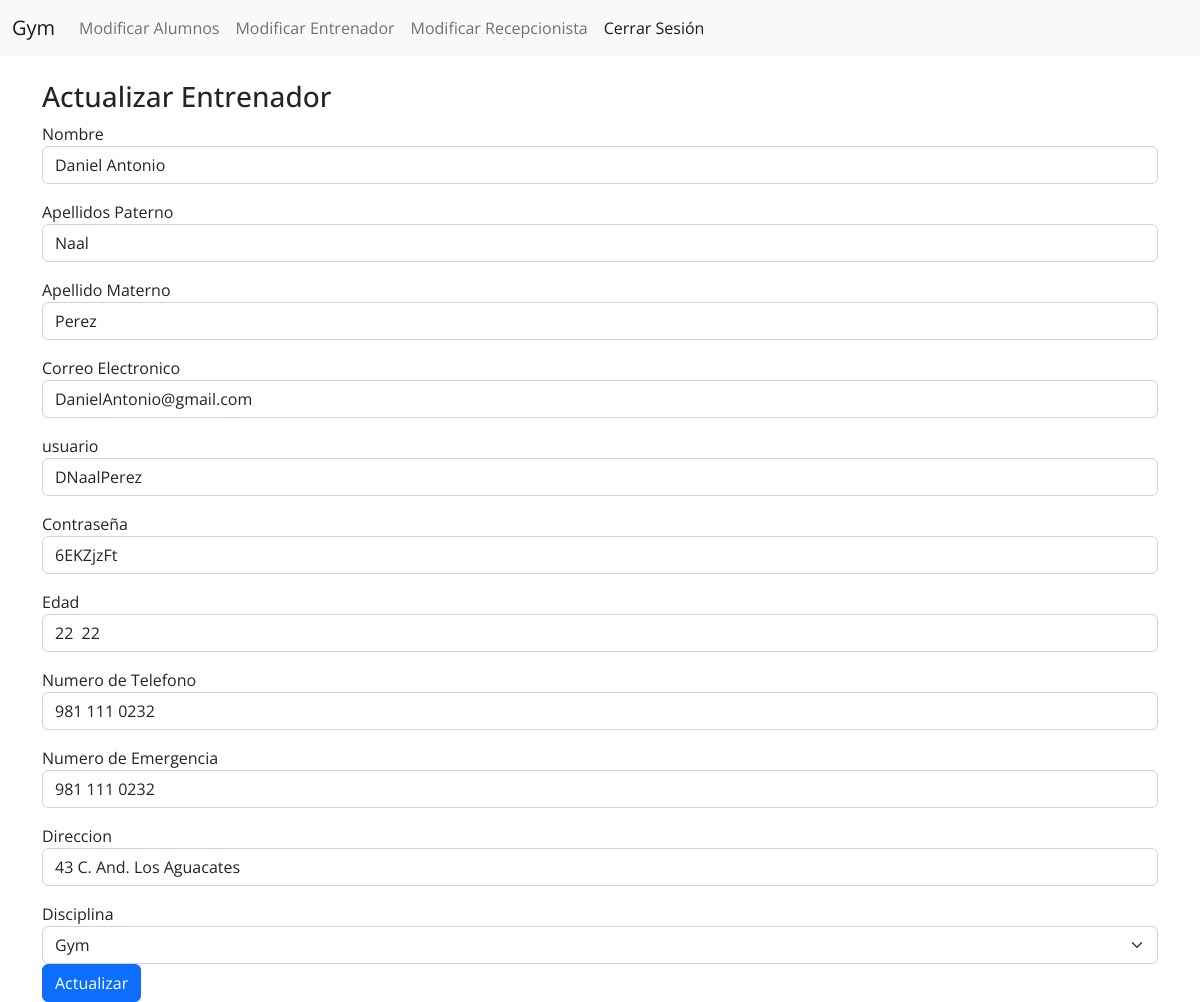
The app's page /php/admin/ModificarUsuarios/ModificarEntrenador/actualizar.php?id=9 with its own data.
### tables this page shows
CREATE TABLE `registroentrenador` (
  `ID_entrenador` int(11) NOT NULL,
  `Nombres` varchar(2551) NOT NULL,
  `ApellidoP` text NOT NULL,
  `ApellidoM` text NOT NULL,
  `CorreoElectronico` varchar(255) NOT NULL,
  `usuario` text NOT NULL,
  `Contrasena` varchar(255) NOT NULL,
  `Edad` text NOT NULL,
  `NumTelefono` varchar(255) NOT NULL,
  `NumEmer` text NOT NULL,
  `Direccion` varchar(255) NOT NULL,
  `Disciplina` varchar(255) NOT NULL
);

### php/admin/ModificarUsuarios/ModificarEntrenador/actualizar.php (the view, shortened to what this page needs)
<?php
function conectar(){
    $host="localhost";
    $user="root";
    $pass="";
    $bd="gymmultidiciplinario";
    $con=mysqli_connect($host,$user,$pass);
    mysqli_select_db($con,$bd);
    return $con;
}
$con=conectar();
$ID_entrenador=$_GET['id'];
$sql="SELECT * FROM registroentrenador WHERE ID_entrenador='$ID_entrenador'";
$query=mysqli_query($con,$sql);
$row=mysqli_fetch_array($query);
?>
<!DOCTYPE html>
<html lang="es">
<head>
  <link rel="stylesheet" href="../../../../css/bootstrap/css/bootstrap.min.css">
  <link rel="stylesheet" href="../../../../css/style.css">
</head>
<body>
  <nav class="navbar navbar-expand-lg bg-light">
    <div class="container-fluid">
      <a class="navbar-brand" href="./FormularioAlumno.php">Gym</a>
      <div class="collapse navbar-collapse" id="navbarNavAltMarkup">
        <div class="navbar-nav">
          <a class="nav-link" href="./verUsuarios/verUsuarios.php">Modificar Alumnos</a>
          <a class="nav-link " href="./RegistrarPagos/FormularioPagos.php">Modificar Entrenador</a>
          <a class="nav-link" href="../RegistrarMaquinas/FormularioMaquinaria.php">Modificar Recepcionista </a>
          <a class="nav-link active" href="../../../login/logout.php">Cerrar Sesión</a>
        </div>
      </div>
    </div>
  </nav>
  <body>
    <div class="container">
          <br>
          <h3>Actualizar Entrenador</h3>
          <form action="update.php" method="POST">
                    <label for="exampleInputEmail1">Nombre</label>
                    <input type="text" class="form-control mb-3" name="Nombres" placeholder="Nombres" value="<?php echo $row['Nombres']  ?>" pattern="[A-Za-z ]+">
                    <label for="exampleInputEmail1">Apellidos Paterno</label>
                    <input type="text" class="form-control mb-3" name="ApellidoP" placeholder="Apellido Paterno" value="<?php echo $row['ApellidoP']  ?>" pattern="[A-Za-z ]+">
                    <label for="exampleInputEmail1">Apellido Materno</label>
                    <input type="text" class="form-control mb-3" name="ApellidoM" placeholder="Apellido Materno" value="<?php echo $row['ApellidoM']  ?>" pattern="[A-Za-z ]+">
                    <label for="exampleInputEmail1">Correo Electronico</label>
                    <input type="text" class="form-control mb-3" name="CorreoElectronico" placeholder="Correo Electronico" value="<?php echo $row['CorreoElectronico']  ?>" pattern="[A-Za-z0-9._%+-]+@[A-Za-z0-9.-]+\.[A-Za-z]{2,}$">
                    <label for="exampleInputEmail1">usuario</label>
                    <input type="text" class="form-control mb-3" name="usuario" placeholder="usuario" value="<?php echo $row['usuario']  ?>" pattern="[A-Za-z ]+">
                    <label for="exampleInputEmail1">Contraseña</label>
                    <input type="text" class="form-control mb-3" name="Contrasena" placeholder="Contraseña" value="<?php echo $row['Contrasena']  ?>" pattern="(?=.*\d)(?=.*[a-z])(?=.*[A-Z]).{8,}">
                    <label for="exampleInputEmail1">Edad</label>
                    <input type="text" class="form-control mb-3" name="Edad" placeholder="Edad" value="<?php echo $row['Edad']  ?>" pattern="[0-9 ]+">
                    <label for="exampleInputEmail1">Numero de Telefono</label>
                    <input type="text" class="form-control mb-3" name="NumTelefono" placeholder="Numero de Telefono" value="<?php echo $row['NumTelefono']  ?>" pattern="[0-9 ]+">
                    <label for="exampleInputEmail1">Numero de Emergencia</label>
                    <input type="text" class="form-control mb-3" name="NumEmer" placeholder="Numero de Emergencia" value="<?php echo $row['NumEmer']  ?>" pattern="[0-9 ]+">
                    <label for="exampleInputEmail1">Direccion</label>
                    <input type="text" class="form-control mb-3" name="Direccion" placeholder="Direccion" value="<?php echo $row['Direccion']  ?>" pattern="[A-Za-z0-9 ]+">
                    <label for="exampleInputEmail1">Disciplina</label>
                    <select class="form-select" name="Disciplina" value="<?php echo $row['Disciplina']?>">
                           <option>Gym</option>
                       </select>
                  <input type="submit" class="btn btn-primary btn-block" value="Actualizar">
        </form>
        </div>
  </body>
</html>

### css/style.css (style rules this page uses)
* { margin: 0; padding: 0; box-sizing: border-box; font-family: 'Open Sans', sans-serif; }

### records on screen
registroentrenador: Nombres "Daniel Antonio", ApellidoP "Naal", ApellidoM "Perez", CorreoElectronico "DanielAntonio@gmail.com", usuario "DNaalPerez", Contrasena "6EKZjzFt", Edad "22 22", NumTelefono "981 111 0232", NumEmer "981 111 0232", Direccion "43 C. And. Los Aguacates", Disciplina "Gym"
